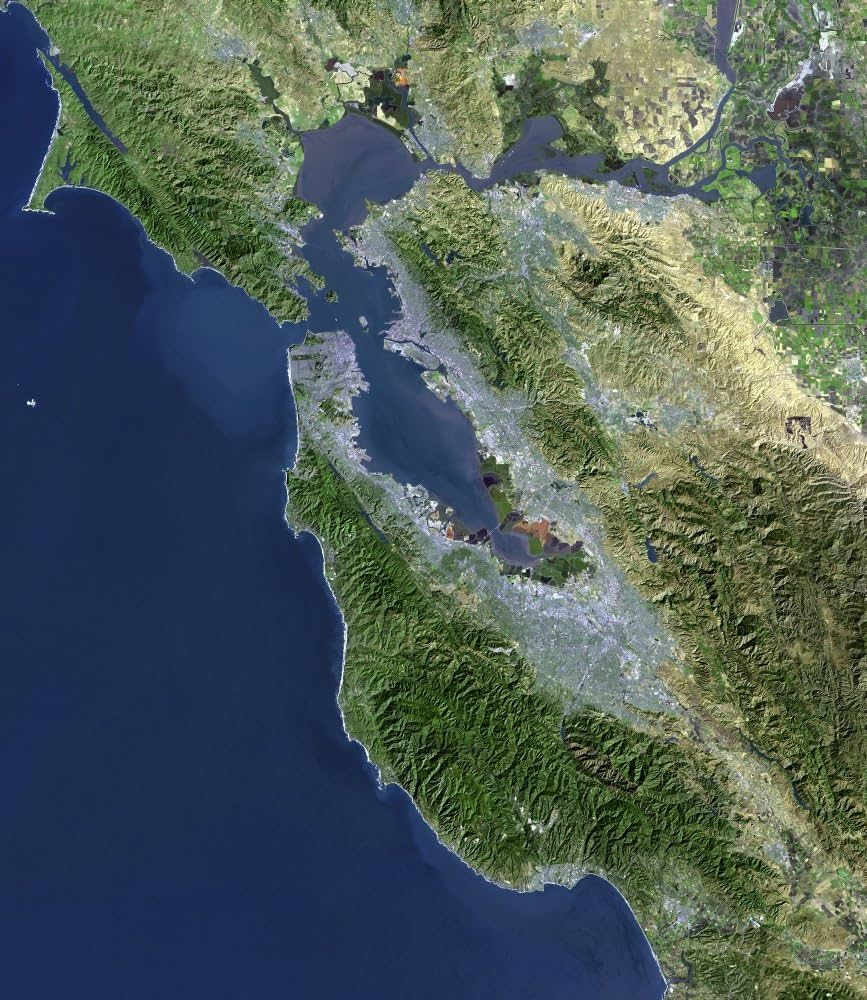
#> input picture semana_13_3_mini_radar_satelital_areas_interes/media/San francisco.jpg, 867 x 1000 px
$ jupyter execute --allow-errors segmentacion_satelital.ipynb
#> lines starting #> are read from the running program, lines starting #| are printed output that depends on the picture; after the words box and inside, x2 and y2 are one past the last pixel; in counts of white or black regions, pixels touching at a corner belong together
# 🛰️ Segmentación de Imágenes Satelitales con K-Means

**Objetivo:** Clasificar coberturas del suelo (bosque, agua, urbano) a partir de una imagen satelital usando segmentación por color con K-Means.

**Librerías requeridas:** `opencv-python`, `numpy`, `matplotlib`, `scikit-learn`, `Pillow`, `ipywidgets`

---
### Instalación de dependencias

[cell 1]
# Instalar librerías si no están disponibles
import subprocess, sys

packages = ['opencv-python', 'numpy', 'matplotlib', 'scikit-learn', 'Pillow', 'ipywidgets']
#> (the rest of this cell did not finish here and is left out)

---
## 📦 Celda 1 — Importaciones y configuración global

[cell 2]
import cv2
import numpy as np
import matplotlib.pyplot as plt
import matplotlib.patches as mpatches
from matplotlib.colors import ListedColormap
from sklearn.cluster import KMeans
from PIL import Image
import warnings
import os

warnings.filterwarnings('ignore')

# --- Paleta de colores para las clases (RGB normalizado) ---
# Ajusta los colores y etiquetas según tu imagen
PALETA = {
    0: {'color': (0.20, 0.55, 0.20), 'nombre': 'Bosque/Vegetación'},
    1: {'color': (0.18, 0.40, 0.75), 'nombre': 'Agua'},
    2: {'color': (0.72, 0.72, 0.72), 'nombre': 'Urbano/Suelo'},
    3: {'color': (0.85, 0.75, 0.45), 'nombre': 'Arena/Cultivos'},
    4: {'color': (0.60, 0.20, 0.20), 'nombre': 'Zona quemada'},
}

print('✅ Librerías cargadas.')

---
## 🖼️ Celda 2 — Cargar imagen satelital

Puedes usar:
- Una imagen propia (`.jpg`, `.png`, `.tif`)
- La imagen sintética generada en esta celda como demo

[cell 3]
# ============================================================
# OPCIÓN A: Cargar tu propia imagen
# Descomenta la línea siguiente y escribe la ruta de tu imagen
# IMAGE_PATH = 'imagen_satelital.jpg'
# ============================================================

# ============================================================
# OPCIÓN B: Generar imagen sintética de demostración
# ============================================================
# [25 lines left out: function generar_imagen_demo, not called in this run]


IMAGE_PATH = '../media/San francisco.jpg'  # Cambia a tu ruta para usar imagen real

if IMAGE_PATH and os.path.exists(IMAGE_PATH):
    image_bgr = cv2.imread(IMAGE_PATH)
#> image_bgr is the input picture: shape (1000, 867, 3); mean B, G, R 89.4, 93.1, 78.8
    image_rgb = cv2.cvtColor(image_bgr, cv2.COLOR_BGR2RGB)
    print(f'✅ Imagen cargada desde: {IMAGE_PATH}')
else:
    image_rgb = generar_imagen_demo()
    print('⚠️  Usando imagen sintética de demostración.')

print(f'📐 Tamaño de imagen: {image_rgb.shape[1]}×{image_rgb.shape[0]} px')
#| 📐 Tamaño de imagen: 867×1000 px

plt.figure(figsize=(8, 6))
plt.imshow(image_rgb)
plt.title('Imagen Satelital Original', fontsize=13)
plt.axis('off')
plt.tight_layout()
plt.show()

---
## ✂️ Celda 3 — Seleccionar Región de Interés (ROI)

**Dos modos disponibles:**
- `modo = 'manual'` → definir coordenadas en el código
- `modo = 'interactivo'` → usar `cv2.selectROI()` (requiere entorno de escritorio)
- `modo = 'completa'` → usar toda la imagen

[cell 4]
# ── Configuración de ROI ──────────────────────────────────────
modo = 'completa'          # 'manual' | 'interactivo' | 'completa'

# Coordenadas para modo manual: (x_inicio, y_inicio, ancho, alto)
ROI_MANUAL = (50, 50, 420, 410)
# ─────────────────────────────────────────────────────────────

def seleccionar_roi(imagen, modo, roi_manual):
#> called with modo = 'completa', roi_manual = (50, 50, 420, 410)
    h, w = imagen.shape[:2]

    if modo == 'interactivo':
        print('🖱️  Dibuja el ROI en la ventana emergente y presiona ENTER o ESPACIO.')
        img_bgr = cv2.cvtColor(imagen, cv2.COLOR_RGB2BGR)
        r = cv2.selectROI('Selecciona ROI (ENTER para confirmar)', img_bgr)
        cv2.destroyAllWindows()
        if r[2] == 0 or r[3] == 0:
            print('⚠️  ROI vacío. Usando imagen completa.')
            return imagen, (0, 0, w, h)
        roi = imagen[int(r[1]):int(r[1]+r[3]), int(r[0]):int(r[0]+r[2])]
        return roi, r

    elif modo == 'manual':
        x, y, rw, rh = roi_manual
        # Clamp a límites de imagen
        x, y = max(0, x), max(0, y)
        rw, rh = min(rw, w - x), min(rh, h - y)
        roi = imagen[y:y+rh, x:x+rw]
        return roi, (x, y, rw, rh)

    else:  # 'completa'
        return imagen.copy(), (0, 0, w, h)


roi, roi_coords = seleccionar_roi(image_rgb, modo, ROI_MANUAL)
#> roi_coords = (0, 0, 867, 1000)
x0, y0, rw, rh = roi_coords
#> x0 = 0; y0 = 0; rw = 867; rh = 1000

# Visualizar ROI sobre imagen original
imagen_marcada = image_rgb.copy()
cv2.rectangle(imagen_marcada, (x0, y0), (x0+rw, y0+rh), (255, 50, 50), 3)
#> imagen_marcada: shape (1000, 867, 3); mean R, G, B 80.8, 92.7, 89

fig, axes = plt.subplots(1, 2, figsize=(13, 5))
axes[0].imshow(imagen_marcada)
axes[0].set_title('Imagen completa + ROI (rojo)', fontsize=12)
axes[0].axis('off')
axes[1].imshow(roi)
axes[1].set_title(f'ROI seleccionada  ({rw}×{rh} px)', fontsize=12)
axes[1].axis('off')
plt.tight_layout()
plt.show()
print(f'📐 ROI: x={x0}, y={y0}, ancho={rw}, alto={rh}')
#| 📐 ROI: x=0, y=0, ancho=867, alto=1000

---
## 🤖 Celda 4 — Clasificación por color con K-Means

[cell 5]
def aplicar_kmeans(imagen_roi, n_clusters=3, random_state=42):
    """Aplica K-Means sobre los píxeles RGB de la ROI."""
#> called with n_clusters = 4, random_state = 42
    h, w = imagen_roi.shape[:2]
    pixels = imagen_roi.reshape(-1, 3).astype(np.float32)

    kmeans = KMeans(
        n_clusters=n_clusters,
        random_state=random_state,
        n_init='auto',
        max_iter=300
    )
    kmeans.fit(pixels)

    etiquetas = kmeans.labels_.reshape(h, w)
    centros = kmeans.cluster_centers_.astype(np.uint8)  # color medio por cluster
    inercia = kmeans.inertia_

    # ---- NUEVO: Asignación dinámica de PALETA inteligente ----
    global PALETA
    PALETA = {}

    referencias = [
        ({'color': (0.18, 0.40, 0.75), 'nombre': 'Agua'}, np.array([40, 60, 90])),
        ({'color': (0.20, 0.55, 0.20), 'nombre': 'Bosque/Vegetación'}, np.array([50, 80, 50])),
        ({'color': (0.72, 0.72, 0.72), 'nombre': 'Urbano/Suelo'}, np.array([150, 150, 150])),
        ({'color': (0.85, 0.75, 0.45), 'nombre': 'Arena/Cultivos'}, np.array([160, 140, 100])),
        ({'color': (0.60, 0.20, 0.20), 'nombre': 'Zona quemada'}, np.array([120, 60, 60]))
    ]

    for i, centro in enumerate(centros):
        mejor_ref = min(referencias, key=lambda r: np.linalg.norm(centro - r[1]))[0]
        PALETA[i] = mejor_ref

    return etiquetas, centros, inercia


# ── Número de clases ──────────────────────────────────────────
N_CLUSTERS = 4   # Modifica según tu imagen (2-6 recomendado)
# ─────────────────────────────────────────────────────────────

print(f'⏳ Ejecutando K-Means con {N_CLUSTERS} clusters...')
etiquetas, centros, inercia = aplicar_kmeans(roi, n_clusters=N_CLUSTERS)
#> centros = [[129, 141, 114], [82, 97, 71], [183, 189, 163], [31, 49, 71]]; inercia = 830315392
print(f'✅ K-Means completado.  Inercia: {inercia:,.0f}')
#| ✅ K-Means completado.  Inercia: 830,315,392

# Mostrar colores medios por cluster
fig, axes = plt.subplots(1, N_CLUSTERS, figsize=(N_CLUSTERS * 2.2, 2))
for i, (ax, color) in enumerate(zip(axes, centros)):
    muestra = np.full((60, 100, 3), color, dtype=np.uint8)
    ax.imshow(muestra)
    ax.set_title(f'Clase {i}\nRGB{tuple(color)}', fontsize=8)
    ax.axis('off')
#> this loop made 4 passes
plt.suptitle('Centros de cluster (color medio por clase)', fontsize=11, y=1.05)
plt.tight_layout()
plt.show()

---
## 🎨 Celda 5 — Visualización de resultados

Se colorean las clases, se dibujan contornos y se etiquetan zonas.

[cell 6]
def construir_imagen_segmentada(etiquetas, n_clusters, paleta):
    """Colorea cada clase según la paleta definida."""
#> called with n_clusters = 4
    h, w = etiquetas.shape
    img_color = np.zeros((h, w, 3), dtype=np.float32)
    for k in range(n_clusters):
        c = paleta.get(k, {'color': (0.5, 0.5, 0.5)})
        mask = etiquetas == k
        img_color[mask] = c['color']
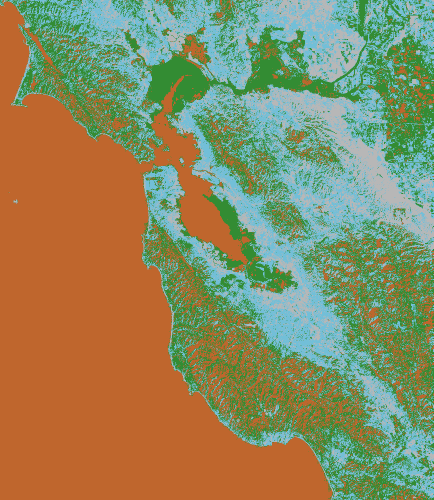
#> img_color: shape (1000, 867, 3) float32 (shown at 1/2 size); mean of channels 0, 1, 2 0.383, 0.544, 0.552; drawn as B, G, R
    return img_color


def dibujar_contornos(etiquetas, imagen_color, n_clusters):
    """Dibuja contornos de cada clase sobre la imagen coloreada."""
#> called with n_clusters = 4
    img_out = (imagen_color * 255).astype(np.uint8).copy()
    for k in range(n_clusters):
        mask = (etiquetas == k).astype(np.uint8) * 255
        contornos, _ = cv2.findContours(mask, cv2.RETR_EXTERNAL, cv2.CHAIN_APPROX_SIMPLE)
        # Filtrar contornos muy pequeños (ruido)
        contornos = [c for c in contornos if cv2.contourArea(c) > 300]
        cv2.drawContours(img_out, contornos, -1, (255, 255, 255), 1)
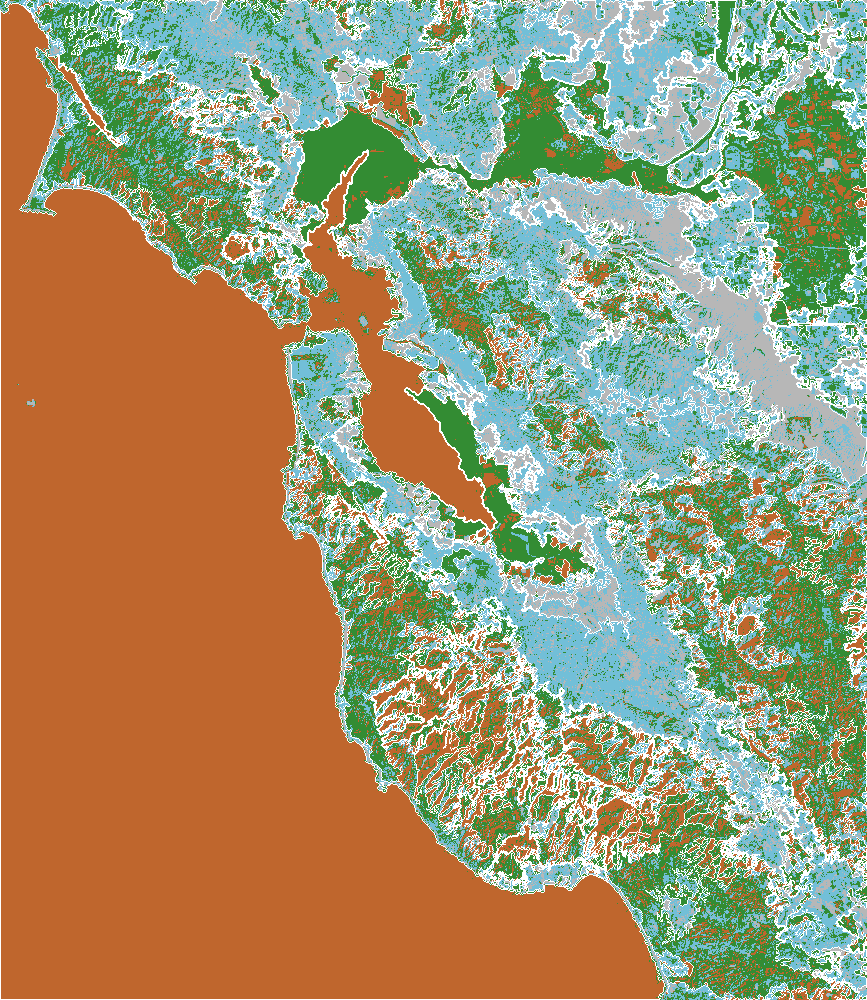
#> img_out: shape (1000, 867, 3); mean of channels 0, 1, 2 113.1, 149.8, 158.1; drawn as B, G, R
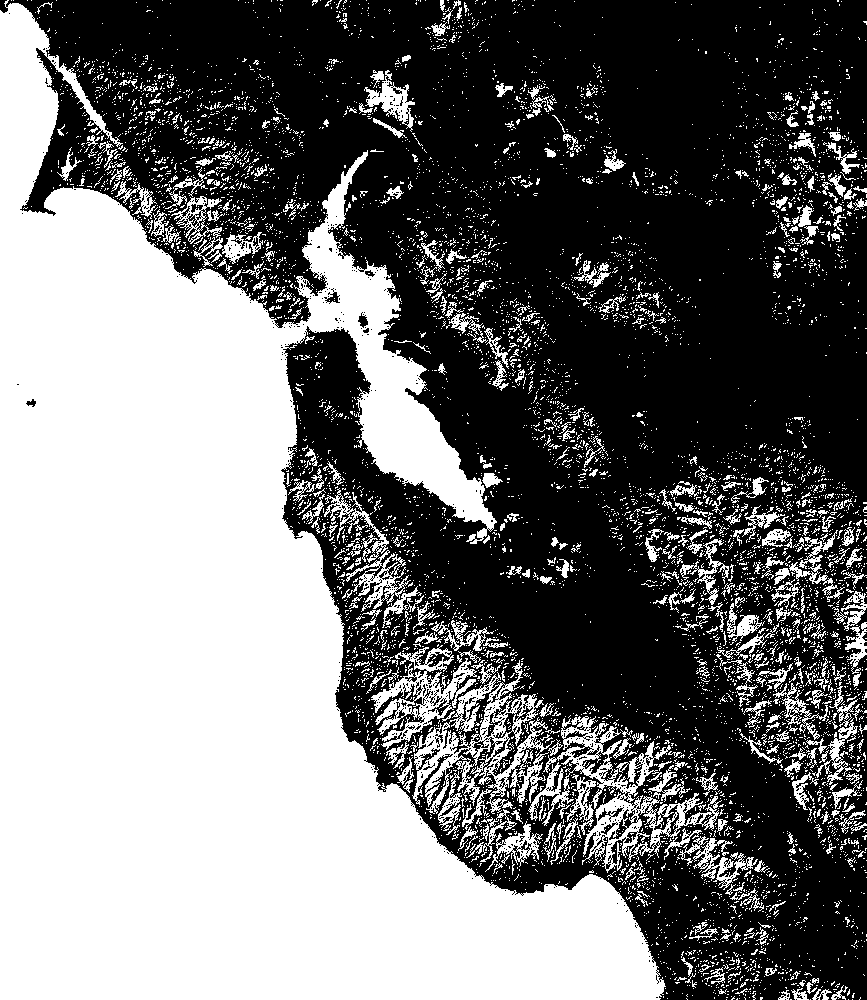
#> mask: shape (1000, 867); 45.5% white; 7452 white regions (6970 under 20 px), largest, box (x1, y1, x2, y2) and area: (0, 0, 666, 1000) 317034, (528, 716, 722, 873) 6821, (412, 660, 555, 814) 6575
    return img_out


def calcular_porcentajes(etiquetas, n_clusters):
#> called with n_clusters = 4
    total = etiquetas.size
    return {k: round(np.sum(etiquetas == k) / total * 100, 2) for k in range(n_clusters)}


# Construir visualización
img_seg_color = construir_imagen_segmentada(etiquetas, N_CLUSTERS, PALETA)
img_seg_contornos = dibujar_contornos(etiquetas, img_seg_color, N_CLUSTERS)
porcentajes = calcular_porcentajes(etiquetas, N_CLUSTERS)
#> porcentajes = {0: 21.83, 1: 23.41, 2: 9.21, 3: 45.55}

# ── Leyenda dinámica ──────────────────────────────────────────
parches = []
for k in range(N_CLUSTERS):
    c = PALETA.get(k, {'color': (0.5, 0.5, 0.5), 'nombre': f'Clase {k}'})
    pct = porcentajes[k]
    parches.append(mpatches.Patch(color=c['color'], label=f"{c['nombre']} ({pct}%)"))
#> this loop made 4 passes
#> pct on passes 1 to 4: 21.83, 23.41, 9.21, 45.55
#> after the loop, parches = 4 items

# ── Figura comparativa ─────────────────────────────────────────
fig, axes = plt.subplots(1, 3, figsize=(16, 5))

axes[0].imshow(roi)
axes[0].set_title('ROI Original', fontsize=12)
axes[0].axis('off')

axes[1].imshow(img_seg_color)
axes[1].set_title(f'Segmentación K-Means  (k={N_CLUSTERS})', fontsize=12)
axes[1].axis('off')
axes[1].legend(handles=parches, loc='lower left', fontsize=8, framealpha=0.85)

axes[2].imshow(img_seg_contornos)
axes[2].set_title('Segmentación + Contornos', fontsize=12)
axes[2].axis('off')

plt.suptitle('Clasificación de coberturas del suelo por K-Means', fontsize=14, y=1.02)
plt.tight_layout()
plt.show()

# Tabla de porcentajes
print('\n📊 Distribución de clases:')
print(f'{"Clase":<6} {"Nombre":<25} {"Porcentaje":>12}')
print('-' * 45)
for k in range(N_CLUSTERS):
    nombre = PALETA.get(k, {}).get('nombre', f'Clase {k}')
    print(f'{k:<6} {nombre:<25} {porcentajes[k]:>10.2f}%')
#> this loop made 4 passes
#| 0      Arena/Cultivos                 21.83%
#| 1      Bosque/Vegetación              23.41%
#| 2      Urbano/Suelo                    9.21%
#| 3      Agua                           45.55%

---
## 💾 Celda 6 — Guardar máscaras binarias por clase

[cell 7]
import os

OUTPUT_DIR = 'mascaras_salida'
os.makedirs(OUTPUT_DIR, exist_ok=True)

nombres_archivo = ['bosque', 'agua', 'urbano', 'cultivos', 'quemado']

guardados = []
for k in range(N_CLUSTERS):
    mascara = (etiquetas == k).astype(np.uint8) * 255
    nombre_clase = nombres_archivo[k] if k < len(nombres_archivo) else f'clase_{k}'
    ruta = os.path.join(OUTPUT_DIR, f'{nombre_clase}.png')
    cv2.imwrite(ruta, mascara)
    guardados.append(ruta)
    print(f'💾 Guardado: {ruta}  ({np.sum(mascara > 0):,} píxeles)')
#> after the loop, guardados = ['mascaras_salida/bosque.png', 'mascaras_salida/agua.png', 'mascaras_salida/urbano.png', 'mascaras_salida/cultivos.png']

# Guardar imagen segmentada con colores
ruta_seg = os.path.join(OUTPUT_DIR, 'segmentacion_color.png')
seg_bgr = cv2.cvtColor((img_seg_color * 255).astype(np.uint8), cv2.COLOR_RGB2BGR)
cv2.imwrite(ruta_seg, seg_bgr)
print(f'\n🖼️  Segmentación coloreada: {ruta_seg}')
#| 🖼️  Segmentación coloreada: mascaras_salida/segmentacion_color.png

# Previsualizar máscaras
fig, axes = plt.subplots(1, N_CLUSTERS, figsize=(N_CLUSTERS * 3, 3))
for k, (ax, ruta) in enumerate(zip(axes, guardados)):
    mascara = cv2.imread(ruta, cv2.IMREAD_GRAYSCALE)
    nombre_clase = PALETA.get(k, {}).get('nombre', f'Clase {k}')
#> nombre_clase = 'Arena/Cultivos'
    ax.imshow(mascara, cmap='gray')
    ax.set_title(nombre_clase, fontsize=9)
    ax.axis('off')
plt.suptitle('Máscaras binarias exportadas', fontsize=12)
plt.tight_layout()
plt.show()

---
## ⚖️ Celda 7 — BONUS: K-Means vs Umbral de Color (Color Thresholding)

[cell 8]
def segmentar_por_umbral(imagen_rgb):
    """
    Segmenta por rangos de color en espacio HSV.
    Retorna máscara con etiquetas: 0=vegetación, 1=agua, 2=otro.
    """
    hsv = cv2.cvtColor(imagen_rgb, cv2.COLOR_RGB2HSV)
#> hsv: shape (1000, 867, 3); mean H, S, V 73.4, 111, 107.7
    resultado = np.full(imagen_rgb.shape[:2], 2, dtype=np.uint8)  # defecto: 'otro'
#> resultado: shape (1000, 867); every value is 2

    # Vegetación (verde)
    mask_veg1 = cv2.inRange(hsv, np.array([35, 40, 40]),  np.array([90, 255, 255]))
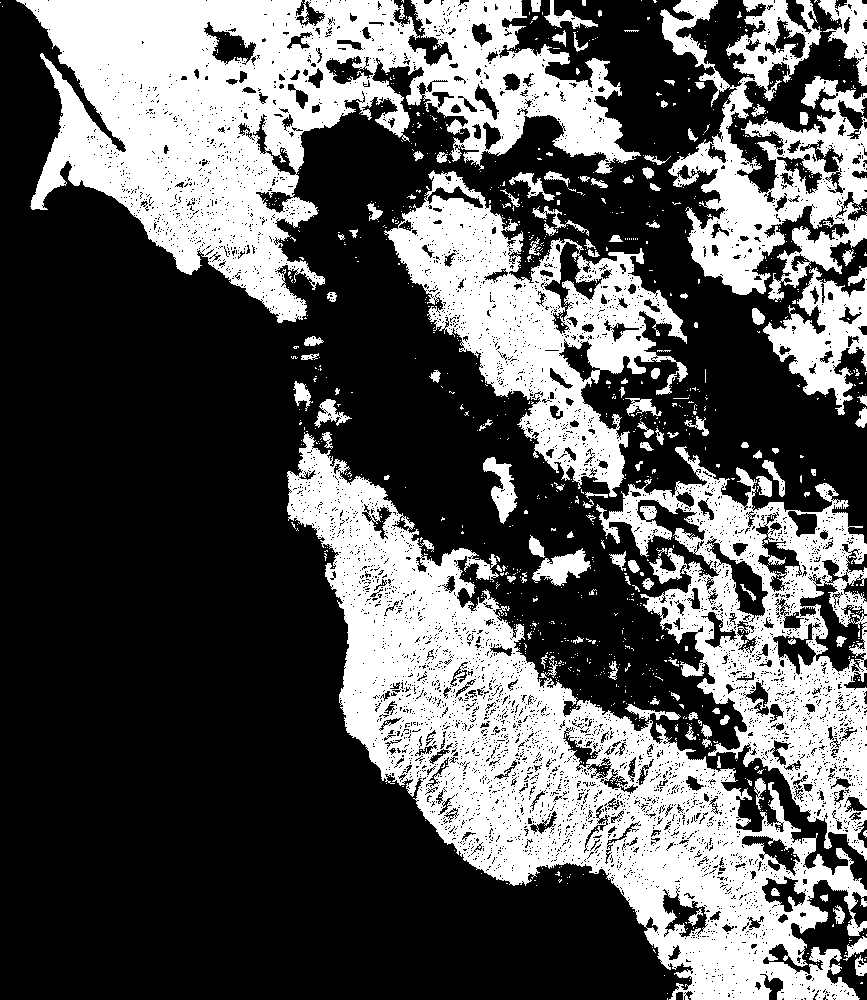
#> mask_veg1: shape (1000, 867); 35.2% white; 998 white regions (878 under 20 px), largest, box (x1, y1, x2, y2) and area: (287, 432, 867, 1000) 97303, (16, 0, 641, 323) 85211, (596, 446, 867, 861) 38514
    resultado[mask_veg1 > 0] = 0

    # Agua (azul)
    mask_agua = cv2.inRange(hsv, np.array([100, 50, 50]), np.array([140, 255, 255]))
#> mask_agua: shape (1000, 867); 39.8% white; 420 white regions (385 under 20 px), largest, box (x1, y1, x2, y2) and area: (0, 0, 679, 1000) 335709, (456, 117, 719, 200) 5080, (715, 0, 735, 83) 927
#> (the rest of the program and of its run is left out)
